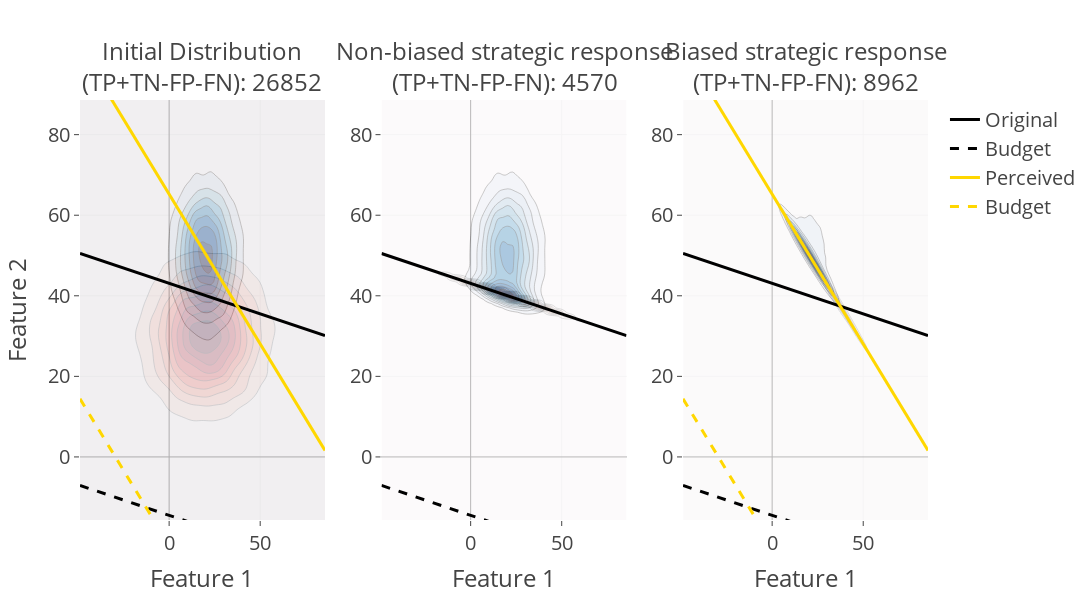

This figure's notebook cell:
### Code cell
# -----------------------------------------------------------------------------------------------
# Alternate plots:

# plot_for(X_0, X_1, a, b, t, B, mode='NB')
# plot_dist(X_0, X_1, a, b, t, B, mode='NB')

# plot_for(X_0, X_1, a, b, t, B, mode='B', gamma=0.3)
# plot_dist(X_0, X_1, a, b, t, B, mode='B', gamma=0.3)

# plot_dist_plotly(X_0, X_1, a, b, t, B, mode='NB')
# plot_dist_plotly(X_0, X_1, a, b, t, B, mode='B', gamma=0.3)
# -----------------------------------------------------------------------------------------------

# Set up the feature space
np.random.seed(42)
n_samples = 20000



# # Generate samples for class 0 - TWO DISTRIBUTIONS
# mean_0a = [4, 1]
# cov_0a = [[0.5, 0], [0, 0.5]]

# mean_0b = [1, 2]
# cov_0b = [[0.5, 0], [0, 0.5]]

# X_0a = np.random.multivariate_normal(mean_0a, cov_0a, n_samples // 2)/0.1
# X_0b = np.random.multivariate_normal(mean_0b, cov_0b, n_samples // 2)/0.1
# X_0 = np.vstack((X_0a, X_0b))

# # Generate samples for class 1 - SINGLE DISTRIBUTION
# mean_1 = [4, 4]
# cov_1 = [[1, 0], [0, 0.5]]
# X_1 = np.random.multivariate_normal(mean_1, cov_1, n_samples)/0.1

# Generate samples for class 1 - TWO DISTRIBUTIONS
# mean_1a = [5, 3]
# cov_1a = [[0.5, 0], [0, 0.5]]

# Generate samples for classe 0
mean_0 = [2, 3]
cov_0 = [[3, 0], [0, 1]]
X_0 = np.random.multivariate_normal(mean_0, cov_0, n_samples)/0.1

mean_1b = [2, 5] #[2, 4] and [3, 5]
cov_1b = [[1, 0], [0, 1]]

# X_1a = np.random.multivariate_normal(mean_1a, cov_1a, n_samples // 2)/0.1
X_1 = np.random.multivariate_normal(mean_1b, cov_1b, n_samples)/0.1
# X_1 = np.vstack((X_1a, X_1b))


# Find the best decision boundary using LR
X = np.concatenate([X_0, X_1])
y = np.concatenate([np.zeros(n_samples), np.ones(n_samples)])

beta, intercept, obj = logistic_regression_with_sum_constraint(pd.DataFrame(X), pd.Series(y))

print(f'Coefficients: {beta}')

a, b = beta
t = -intercept


B = 50  # Width of the region

counts = count_points_in_custom_regions(X_0, X_1, a, b, t, B, gamma=0.3)

print(f"Counts for Class 0: {counts['Class 0']}")
print(f"Counts for Class 1: {counts['Class 1']}")

plot_dist_all(X_0, X_1, a, b, t, B, gamma=0.3)
